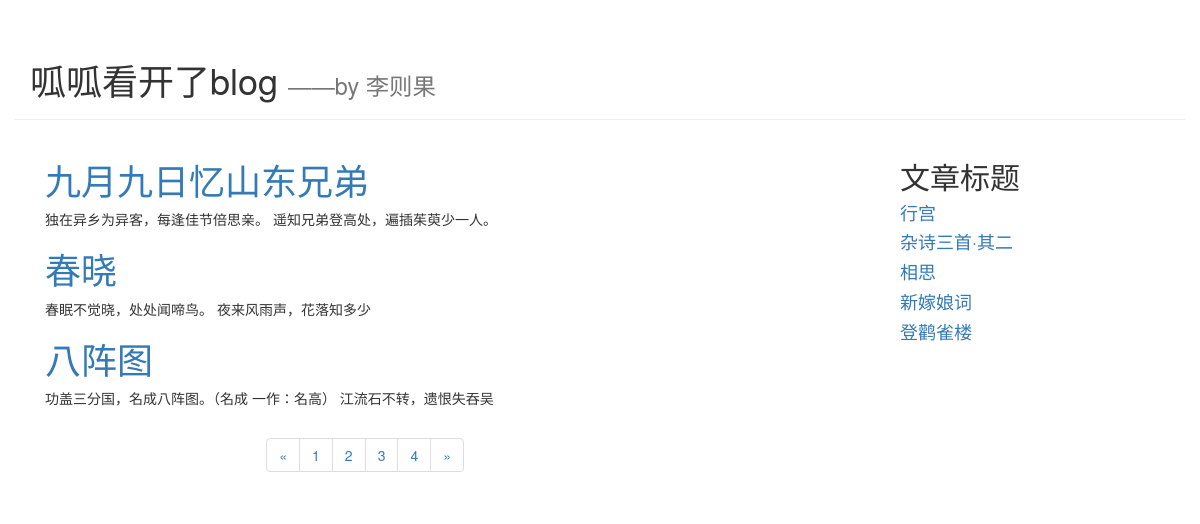
The app's page /blog/index?page=3 with its own data.
### blog/models.py (models this page shows, shortened)
class Article(models.Model):
    articleId=models.AutoField(primary_key=True)
    title=models.TextField()
    abstract=models.TextField()
    content=models.TextField()
    publishData=models.DateField(auto_now=True)

### blog/views.py (the view)
# urls.py: path('index',blog.views.getIndexPage),
def getIndexPage(request):
    page=request.GET.get('page')
    if page:
        page=int(page)
    else:
        page=1
    print('page pram:',page)
    allArticles=Article.objects.all()
    top_atricles_list=Article.objects.order_by('-publishData')[:5]
    paginator=Paginator(allArticles,3)
    page_num=paginator.num_pages
    page_articles=paginator.page(page)
    if page_articles.has_next():
        next_page=page+1
    else:
        next_page=page
    if page_articles.has_previous():
        previous_page=page-1
    else:
        previous_page=1
    return render(request,'blog/index.html',{
        'articleList':page_articles,
        'page_num':range(1,page_num+1),
        'cur_page':page,
        'next_page':next_page,
        'previous_page':previous_page,
        'top_articles_list':top_atricles_list
    })

### blog/templates/blog/index.html (shortened to what this page needs)
<!DOCTYPE html>
<html lang="en">
<head>
    <link rel="stylesheet" href="https://cdn.jsdelivr.net/npm/bootstrap@3.3.7/dist/css/bootstrap.min.css">
</head>
<body>
<div class="container page-header">
<h1>呱呱看开了blog
    <small>——by 李则果</small>
</h1>
</div>
<div class="container page-body">
    <div class="col-md-9" role="main">
        <div class="body-main">
            {% for article in articleList %}
            <div>
                <h1><a href="/blog/detail/{{ article.articleId }}"> {{ article.title }}</a></h1>
                <p>{{ article.abstract }}</p>
            </div>
            {% endfor %}
        </div>
    <div class="body-footer">
        <div class="col-md-4 col-md-offset-3">
            <nav aria-label="Page navigation">
                <ul class="pagination">
                    <li>
                        <a href="/blog/index?page={{ previous_page }}" aria-label="Previous">
                            <span aria-hidden="true">&laquo;</span>
                        </a>
                    </li>
                    {% for num in page_num %}
                    <li><a href="/blog/index?page={{ num }}">{{ num }}</a></li>
                    {% endfor %}
                    <li>
                        <a href="/blog/index?page={{ next_page }}" aria-label="Next">
                            <span aria-hidden="true">&raquo;</span>
                        </a>
                    </li>
                </ul>
            </nav>
        </div>
    </div>
    </div>
    <div class="col-md-3" role="complementary">
        <div>
            <h2>文章标题</h2>
            {% for article in top_articles_list %}
            <h4><a href="/blog/detail/{{ article.articleId }}">{{ article.title }}</a></h4>
            {% endfor %}
        </div>
    </div>
</div>
</body>
</html>

### records on screen
Article: title "九月九日忆山东兄弟", abstract "独在异乡为异客，每逢佳节倍思亲。 遥知兄弟登高处，遍插茱萸少一人。"
Article: title "春晓", abstract "春眠不觉晓，处处闻啼鸟。 夜来风雨声，花落知多少"
Article: title "八阵图", abstract "功盖三分国，名成八阵图。（名成 一作：名高） 江流石不转，遗恨失吞吴"
Article: title "行宫"
Article: title "杂诗三首·其二"
Article: title "相思"
Article: title "新嫁娘词"
Article: title "登鹳雀楼"

### other values on screen
{{ num }} "1" "2" "3" "4"
